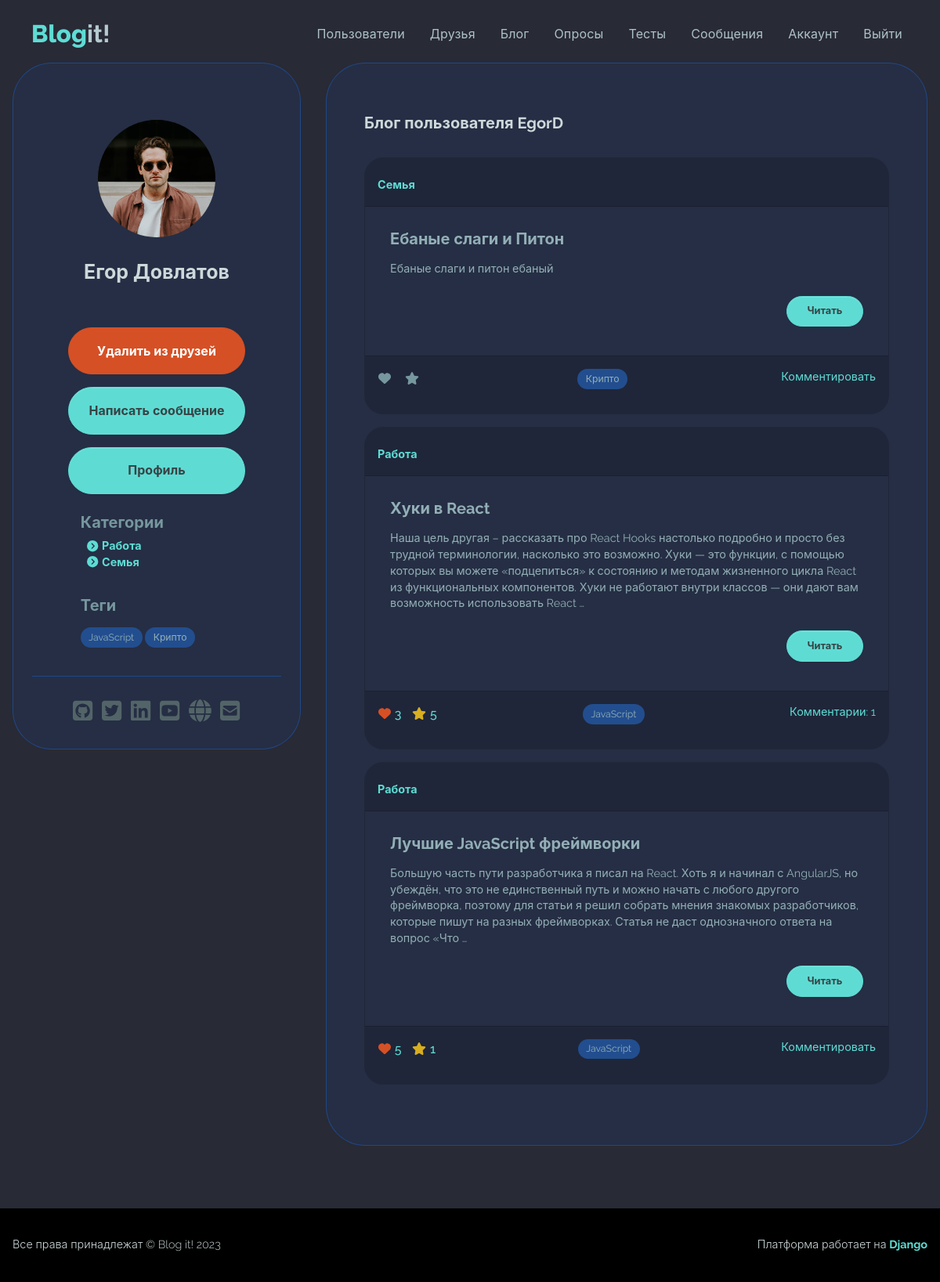
The page /blog/EgorD/ (signed in) on the database its author committed.
### users/models.py (models this page shows, shortened)
class Profile(models.Model):
    user = models.OneToOneField(User,
        on_delete=models.CASCADE)
    name = models.CharField(max_length=50,
        blank=True, null=True)
    email = models.EmailField(max_length=50,
        blank=True, null=True)
    username = models.CharField(max_length=50,
        blank=True, null=True)
    summary = models.CharField(max_length=100,
        blank=True, null=True)
    city = models.CharField(max_length=20,
        blank=True, null=True)
    profession = models.CharField(max_length=50,
        blank=True, null=True)
    about = models.TextField(blank=True, null=True)
    image = models.ImageField(
        null=True, blank=True, upload_to='profile_images',
        default='profile_images/default.jpg')
    github = models.CharField(max_length=100,
        default='https://github.com')
    twitter = models.CharField(max_length=100,
        default='https://twitter.com')
    linkedin = models.CharField(max_length=100,
        default='https://linkedin.com')
    youtube = models.CharField(max_length=100,
        default='https://youtube.com')
    website = models.CharField(max_length=100,
        default='https://mysite.com')
    created = models.DateTimeField(auto_now_add=True)
    follows = models.ManyToManyField(
        'self', related_name='followed_by',
        symmetrical=False, blank=True
    )
    class Meta:
        ordering = ['created']
        verbose_name = 'Профиль'
        verbose_name_plural = 'Профили'

### blog/models.py (models this page shows, shortened)
class Category(models.Model):
    name = models.CharField('category', max_length=20)
    slug = models.SlugField()
    class Meta:
        ordering = ['id']
        verbose_name = 'Категория'
        verbose_name_plural = 'Категории'
    def __str__(self):
        return self.name

class Tag(models.Model):
    name = models.CharField('tag', max_length=20)
    slug = models.SlugField()
    class Meta:
        ordering = ['id']
        verbose_name = 'Тег'
        verbose_name_plural = 'Теги'

class Post(models.Model):
    owner = models.ForeignKey(
        Profile, null=True, blank=True, on_delete=models.CASCADE)
    title = models.CharField(max_length=150)
    slug = models.SlugField()
    text = models.TextField(max_length=2000)
    category = models.ForeignKey(Category,
        on_delete=models.CASCADE)
    tags = models.ManyToManyField(Tag, blank=True)
    published = models.DateTimeField(auto_now_add=True)
    likes = models.ManyToManyField(User,
        related_name='post_likes', blank=True)
    bookmarks = models.ManyToManyField(User,
        related_name='bookmarks', blank=True)
    class Meta:
        ordering = ['-published']
        verbose_name = 'Запись'
        verbose_name_plural = 'Записи'
    def number_of_likes(self):
        if self.likes.count() == 0:
            return ''
        else:
            return self.likes.count()
    def number_of_bookmarks(self):
        if self.bookmarks.count() == 0:
            return ''
        else:
            return self.bookmarks.count()
    def number_of_comments(self):
        if self.comments.count() == 0:
            return ''
        else:
            return self.comments.filter(approved=True).count()

### blog/views.py (the view)
# urls.py: path('blog/<str:username>/', views.userBlog, name="user-blog"),
@login_required
def userBlog(request, username):
    profile = Profile.objects.get(username=username)
    posts = profile.post_set.all()
    tags, categories = get_tags_categories(posts)
    custom_range, posts = paginateObjects(request, posts, 3)
    context = {'profile': profile, 'posts': posts,
                'tags': tags, 'categories': categories,
               'custom_range': custom_range}
    return render(request, "blog/user-blog.html", context)

### blog/views.py (called while the page is built)
def get_tags_categories(posts):
    categories = set()
    tags = set()
    for post in posts:
        categories.add(post.category)
        for tag in post.tags.all():
            tags.add(tag)
    return tags, categories

### users/utils.py (called while the page is built)
def paginateObjects(request, objects, results):
    page = request.GET.get('page')
    paginator = Paginator(objects, results)
    try:
        objects = paginator.page(page)
    except PageNotAnInteger:
        page = 1
        objects = paginator.page(page)
    except EmptyPage:
        page = paginator.num_pages
        objects = paginator.page(page)
    leftIndex = (int(page) - 4)
    if leftIndex < 1:
        leftIndex = 1
    rightIndex = (int(page) + 5)
    if rightIndex > paginator.num_pages:
        rightIndex = paginator.num_pages + 1
    custom_range = range(leftIndex, rightIndex)
    return custom_range, objects

### blog/templates/blog/user-blog.html (shortened to what this page needs)
{% extends 'base.html' %}
{% block content %}
    <section>
        <main class="mt-5 mb-5">
            <div class="container">
                <div class="main-body">
                    <div class="row">
                        <div class="col-lg-4">
                            <div class="card p-3 card-soft-primary">
                                <div class="card-body">
                                    <div class="d-flex flex-column align-items-center text-center">
                                        <div class="profile-image-wrapper mt-5">
                                            <div class="profile-image">
                                                <img src="{{ profile.image.url }}" alt="profile" />
                                            </div>
                                        </div>
                                        <div class="mt-1">
                                            <h5 class="fw-bold fs-2 text-200 mb-5 text-center">{{ profile.name }}</h5>
                                            <div class="text-center">
                                                <div class="col-12 d-grid">
                                                    {% if request.user.profile.id != profile.id %}
                                                        <form action="{% url 'follow-unfollow' profile.username %}" method="POST">
                                                            {% if profile in user.profile.follows.all %}
                                                                <button class="btn btn-danger rounded-pill my-2 col-12"
                                                                        name="follow"
                                                                        value="unfollow"
                                                                        type="submit">
                                                                    Удалить из друзей
                                                                </button>
                                                            {% endif %}
                                                        </form>
                                                        <a class="btn btn-primary rounded-pill my-2"
                                                           href="{% url 'create-message' profile.username %}">Написать сообщение</a>
                                                        <a class="btn btn-primary rounded-pill my-2"
                                                           href="{% url 'user-profile' profile.username %}">Профиль</a>
                                                    {% else %}
                                                        <div class="col-12 d-grid">
                                                            <a class="btn btn-primary rounded-pill my-2"
                                                               href="{% url 'blog:create-post' %}">Новая запись</a>
                                                        </div>
                                                    {% endif %}
                                                    {% include 'tags_categories.html' %}
                                                </div>
                                            </div>
                                        </div>
                                    </div>
                                    <hr class="my-4">
                                    <div class="text-center">{% include 'socials.html' %}</div>
                                </div>
                            </div>
                        </div>
                        <div class="col-lg-8">
                            <div class="card p-3 h-100 card-soft-primary">
                                <div class="profile-card-body">
                                    <div class="row mb-3">
                                        <div class="col-12">
                                            <h6 class="fw-bold fs-1 text-200 my-3">Блог пользователя {{ profile.username }}</h6>
                                        </div>
                                    </div>
                                    <div>
                                        {% for post in posts %}
                                            <div class="message-card mb-3">
                                                <div class="card-header fs--1 fw-bold">
                                                    <div class="d-flex justify-content-between">
                                                        <a class="text-decoration-none mt-2" href=""><span class="text-start">{{ post.category }}</span></a>
                                                    </div>
                                                </div>
                                                <div class="card-body px-4 py-4">
                                                    <h5 class="card-title text-400">{{ post.title }}</h5>
                                                    <p class="card-text text-400">{{ post.text|safe|truncatewords:"50" }}</p>
                                                    <div class="text-end">
                                                        <a class="btn btn-primary rounded-pill btn-md my-2"
                                                           href="{% url 'blog:post' post.slug %}">Читать</a>
                                                    </div>
                                                </div>
                                                {% include 'blog/post_footer.html' %}
                                            </div>
                                        {% endfor %}
                                    </div>
                                </div>
                            </div>
                        </div>
                    </div>
                </div>
            </div>
        </main>
    </section>
{% endblock content %}

### templates/tags_categories.html
<div class="text-start mt-3 px-3">
    <h5 class="text-500">Категории</h5>
    <ul class="list-unstyled">
        {% for category in categories %}
            <li>
                <a class="text-decoration-none fw-bold px-2"
                   href="{% url 'blog:by_category' category.slug %}"><i class="fas fa-chevron-circle-right mr-icon"></i>{{ category.name }}</a>
            </li>
        {% endfor %}
    </ul>
</div>
<div class="text-start mt-3 px-3">
    <h5 class="text-500">Теги</h5>
    <div class="col-12 container-fluid px-0">
        {% for tag in tags %}
            <a href="{% url 'blog:by_tag' tag.slug %}"><span class="badge rounded-pill text-400 pill-bg my-2">{{ tag.name }}</span></a>
        {% endfor %}
    </div>
</div>

### blog/templates/blog/post_footer.html (shortened to what this page needs)
<div class="card-footer text-muted d-flex justify-content-between">
    <div class="text-start">
        <ul class="list-unstyled list-inline">
            <li class="list-inline-item">
                {% if user in post.likes.all %}
                    <form action="{% url 'blog:like_post' post.id  %}"
                          method="post"
                          name="dislike"
                          id="dislikeform">
                        <button type='submit'
                                name='dislike'
                                value="{{ post.id }}"
                                class="btn btn-link p-0 mt-0 text-decoration-none">
                            <i class="fa fa-heart mr-icon text-danger"></i>{{ post.number_of_likes }}
                        </button>
                    </form>
                {% else %}
                    <form action="{% url 'blog:like_post' post.id  %}"
                          method="post"
                          name="like"
                          id="likeform">
                        <button type='submit'
                                name='like'
                                value="{{ post.id }}"
                                class="btn btn-link p-0 mt-0">
                            <i class="fa fa-heart mr-icon text-muted"></i>{{ post.number_of_likes }}
                        </button>
                    </form>
                {% endif %}
            </li>
            <li class="list-inline-item">
                {% if user in post.bookmarks.all %}
                    <form action="{% url 'blog:bookmark_post' post.id  %}"
                          method="post"
                          name="remove"
                          id="remove">
                        <button type='submit'
                                name='remove'
                                value="{{ post.id }}"
                                class="btn btn-link p-0 mt-0">
                            <i class="fa fa-star mr-icon text-warning"></i>{{ post.number_of_bookmarks }}
                        </button>
                    </form>
                {% else %}
                    <form action="{% url 'blog:bookmark_post' post.id  %}"
                          method="post"
                          name="add"
                          id="add">
                        <button type='submit'
                                name='add'
                                value="{{ post.id }}"
                                class="btn btn-link p-0 mt-0">
                            <i class="fa fa-star mr-icon text-muted"></i>{{ post.number_of_bookmarks }}
                        </button>
                    </form>
                {% endif %}
            </li>
        </ul>
    </div>
    <div class="text-center">
        {% for tag in post.tags.all %}
            <a href="{% url 'blog:by_tag' tag.slug %}"><span class="badge rounded-pill text-400 pill-bg">{{ tag.name }}</span></a>
        {% endfor %}
    </div>
    {% if post.number_of_comments %}
        <div class="text-end">
            <a class="text-decoration-none mt-2"
               href="{% url 'blog:post' post.slug %}#comments">Комментарии: {{ post.number_of_comments }}</a>
        </div>
    {% else %}
        <div class="text-end">
            <a class="text-decoration-none mt-2"
               href="{% url 'blog:post' post.slug %}">Комментировать</a>
        </div>
    {% endif %}
</div>

### rows shown on the page
Profile: image (picture), name "Егор Довлатов", username "EgorD"
Category: name "Работа"
Category: name "Семья"
Tag: name "JavaScript"
Tag: name "Крипто"
Post: category "Семья", title "Ебаные слаги и Питон", text "Ебаные слаги и питон ебаный", {{ post.id }} 94 (drawn), shows "Комментировать"
Post: category "Работа", title "Хуки в React", text "Наша цель другая – рассказать про React Hooks настолько подробно и просто без трудной терминологии, насколько это возможно. Хуки — это функции, с помощью которых вы можете «подцепиться» к состоянию и методам жизненного цикла React из функциональных компонентов. Хуки не работают внутри классов — они дают вам возможность использовать React …", number_of_likes "3", number_of_bookmarks "5", number_of_comments "1"
Post: category "Работа", title "Лучшие JavaScript фреймворки", text "Большую часть пути разработчика я писал на React. Хоть я и начинал с AngularJS, но убеждён, что это не единственный путь и можно начать с любого другого фреймворка, поэтому для статьи я решил собрать мнения знакомых разработчиков, которые пишут на разных фреймворках. Статья не даст однозначного ответа на вопрос «Что …", number_of_likes "5", number_of_bookmarks "1", shows "Комментировать"
